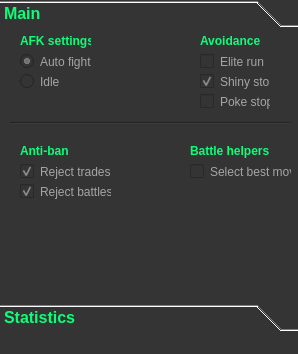
<?xml version="1.0" encoding="UTF-8"?>
<ui version="4.0">
 <class>Pokebot</class>
 <widget class="QMainWindow" name="Pokebot">
  <property name="enabled">
   <bool>true</bool>
  </property>
  <property name="geometry">
   <rect>
    <x>0</x>
    <y>0</y>
    <width>298</width>
    <height>354</height>
   </rect>
  </property>
  <property name="maximumSize">
   <size>
    <width>298</width>
    <height>354</height>
   </size>
  </property>
  <property name="windowTitle">
   <string>MainWindow</string>
  </property>
  <property name="styleSheet">
   <string notr="true">background-color: rgb(52, 52, 52);
</string>
  </property>
  <widget class="QWidget" name="centralwidget">
   <widget class="QToolBox" name="toolBox">
    <property name="enabled">
     <bool>true</bool>
    </property>
    <property name="geometry">
     <rect>
      <x>0</x>
      <y>0</y>
      <width>301</width>
      <height>331</height>
     </rect>
    </property>
    <property name="sizePolicy">
     <sizepolicy hsizetype="Preferred" vsizetype="Preferred">
      <horstretch>0</horstretch>
      <verstretch>0</verstretch>
     </sizepolicy>
    </property>
    <property name="font">
     <font>
      <family>Helvetica</family>
      <pointsize>12</pointsize>
      <weight>75</weight>
      <italic>false</italic>
      <bold>true</bold>
      <strikeout>false</strikeout>
     </font>
    </property>
    <property name="mouseTracking">
     <bool>false</bool>
    </property>
    <property name="toolTip">
     <string/>
    </property>
    <property name="toolTipDuration">
     <number>-1</number>
    </property>
    <property name="statusTip">
     <string/>
    </property>
    <property name="autoFillBackground">
     <bool>false</bool>
    </property>
    <property name="styleSheet">
     <string notr="true">color: rgb(11, 255, 121);
border-top-color: rgb(0, 0, 0);</string>
    </property>
    <widget class="QWidget" name="toolBoxPage1">
     <property name="geometry">
      <rect>
       <x>0</x>
       <y>0</y>
       <width>301</width>
       <height>265</height>
      </rect>
     </property>
     <attribute name="icon">
      <iconset>
       <normaloff>../../../../../Downloads/Home-icon.svg.png</normaloff>../../../../../Downloads/Home-icon.svg.png</iconset>
     </attribute>
     <attribute name="label">
      <string>Main</string>
     </attribute>
     <attribute name="toolTip">
      <string>This menu is where you access the main functions</string>
     </attribute>
     <widget class="QCheckBox" name="checkBox_3">
      <property name="enabled">
       <bool>true</bool>
      </property>
      <property name="geometry">
       <rect>
        <x>200</x>
        <y>60</y>
        <width>70</width>
        <height>17</height>
       </rect>
      </property>
      <property name="cursor">
       <cursorShape>PointingHandCursor</cursorShape>
      </property>
      <property name="styleSheet">
       <string notr="true">color: rgb(165, 165, 165);</string>
      </property>
      <property name="text">
       <string>Poke stop</string>
      </property>
      <property name="checked">
       <bool>false</bool>
      </property>
     </widget>
     <widget class="QCheckBox" name="checkBox">
      <property name="geometry">
       <rect>
        <x>200</x>
        <y>20</y>
        <width>70</width>
        <height>17</height>
       </rect>
      </property>
      <property name="cursor">
       <cursorShape>PointingHandCursor</cursorShape>
      </property>
      <property name="styleSheet">
       <string notr="true">color: rgb(175, 175, 175);
color: rgb(165, 165, 165);</string>
      </property>
      <property name="text">
       <string>Elite run</string>
      </property>
      <property name="checked">
       <bool>false</bool>
      </property>
     </widget>
     <widget class="QRadioButton" name="radioButton_2">
      <property name="geometry">
       <rect>
        <x>20</x>
        <y>40</y>
        <width>82</width>
        <height>17</height>
       </rect>
      </property>
      <property name="cursor">
       <cursorShape>PointingHandCursor</cursorShape>
      </property>
      <property name="styleSheet">
       <string notr="true">color: rgb(165, 165, 165);
selection-color: rgb(255, 0, 0);
selection-background-color: rgb(255, 170, 255);</string>
      </property>
      <property name="text">
       <string>Idle</string>
      </property>
      <property name="checked">
       <bool>false</bool>
      </property>
     </widget>
     <widget class="QCheckBox" name="checkBox_2">
      <property name="enabled">
       <bool>true</bool>
      </property>
      <property name="geometry">
       <rect>
        <x>200</x>
        <y>40</y>
        <width>70</width>
        <height>17</height>
       </rect>
      </property>
      <property name="cursor">
       <cursorShape>PointingHandCursor</cursorShape>
      </property>
      <property name="autoFillBackground">
       <bool>false</bool>
      </property>
      <property name="styleSheet">
       <string notr="true">color: rgb(165, 165, 165);</string>
      </property>
      <property name="text">
       <string>Shiny stop</string>
      </property>
      <property name="checked">
       <bool>true</bool>
      </property>
     </widget>
     <widget class="QRadioButton" name="radioButton_4">
      <property name="geometry">
       <rect>
        <x>20</x>
        <y>20</y>
        <width>82</width>
        <height>17</height>
       </rect>
      </property>
      <property name="cursor">
       <cursorShape>PointingHandCursor</cursorShape>
      </property>
      <property name="styleSheet">
       <string notr="true">color: rgb(165, 165, 165);
selection-color: rgb(255, 0, 0);</string>
      </property>
      <property name="text">
       <string>Auto fight</string>
      </property>
      <property name="checked">
       <bool>true</bool>
      </property>
     </widget>
     <widget class="QLabel" name="label">
      <property name="geometry">
       <rect>
        <x>20</x>
        <y>0</y>
        <width>71</width>
        <height>16</height>
       </rect>
      </property>
      <property name="font">
       <font>
        <weight>75</weight>
        <bold>true</bold>
       </font>
      </property>
      <property name="text">
       <string>AFK settings</string>
      </property>
      <property name="scaledContents">
       <bool>true</bool>
      </property>
     </widget>
     <widget class="QLabel" name="label_2">
      <property name="geometry">
       <rect>
        <x>200</x>
        <y>0</y>
        <width>71</width>
        <height>16</height>
       </rect>
      </property>
      <property name="font">
       <font>
        <weight>75</weight>
        <bold>true</bold>
       </font>
      </property>
      <property name="text">
       <string>Avoidance</string>
      </property>
      <property name="scaledContents">
       <bool>true</bool>
      </property>
     </widget>
     <widget class="Line" name="line">
      <property name="geometry">
       <rect>
        <x>10</x>
        <y>80</y>
        <width>281</width>
        <height>21</height>
       </rect>
      </property>
      <property name="orientation">
       <enum>Qt::Horizontal</enum>
      </property>
     </widget>
     <widget class="QLabel" name="label_3">
      <property name="geometry">
       <rect>
        <x>20</x>
        <y>110</y>
        <width>51</width>
        <height>16</height>
       </rect>
      </property>
      <property name="font">
       <font>
        <weight>75</weight>
        <bold>true</bold>
       </font>
      </property>
      <property name="text">
       <string>Anti-ban</string>
      </property>
      <property name="scaledContents">
       <bool>true</bool>
      </property>
     </widget>
     <widget class="QCheckBox" name="checkBox_7">
      <property name="enabled">
       <bool>true</bool>
      </property>
      <property name="geometry">
       <rect>
        <x>20</x>
        <y>130</y>
        <width>91</width>
        <height>17</height>
       </rect>
      </property>
      <property name="cursor">
       <cursorShape>PointingHandCursor</cursorShape>
      </property>
      <property name="styleSheet">
       <string notr="true">color: rgb(165, 165, 165);</string>
      </property>
      <property name="text">
       <string>Reject trades</string>
      </property>
      <property name="checked">
       <bool>true</bool>
      </property>
     </widget>
     <widget class="QCheckBox" name="checkBox_8">
      <property name="enabled">
       <bool>true</bool>
      </property>
      <property name="geometry">
       <rect>
        <x>20</x>
        <y>150</y>
        <width>91</width>
        <height>17</height>
       </rect>
      </property>
      <property name="cursor">
       <cursorShape>PointingHandCursor</cursorShape>
      </property>
      <property name="styleSheet">
       <string notr="true">color: rgb(165, 165, 165);</string>
      </property>
      <property name="text">
       <string>Reject battles</string>
      </property>
      <property name="checked">
       <bool>true</bool>
      </property>
     </widget>
     <widget class="QLabel" name="label_4">
      <property name="geometry">
       <rect>
        <x>190</x>
        <y>110</y>
        <width>81</width>
        <height>16</height>
       </rect>
      </property>
      <property name="font">
       <font>
        <weight>75</weight>
        <bold>true</bold>
       </font>
      </property>
      <property name="text">
       <string>Battle helpers</string>
      </property>
      <property name="scaledContents">
       <bool>true</bool>
      </property>
     </widget>
     <widget class="QCheckBox" name="checkBox_10">
      <property name="enabled">
       <bool>true</bool>
      </property>
      <property name="geometry">
       <rect>
        <x>190</x>
        <y>130</y>
        <width>101</width>
        <height>17</height>
       </rect>
      </property>
      <property name="cursor">
       <cursorShape>PointingHandCursor</cursorShape>
      </property>
      <property name="toolTip">
       <string>Select the move with the best multiplier (0.5x,1x,1.5x,2x)</string>
      </property>
      <property name="styleSheet">
       <string notr="true">color: rgb(165, 165, 165);</string>
      </property>
      <property name="text">
       <string>Select best move</string>
      </property>
      <property name="tristate">
       <bool>false</bool>
      </property>
     </widget>
    </widget>
    <widget class="QWidget" name="toolBoxPage1_2">
     <property name="geometry">
      <rect>
       <x>0</x>
       <y>0</y>
       <width>301</width>
       <height>265</height>
      </rect>
     </property>
     <attribute name="icon">
      <iconset>
       <normaloff>../../../../../Downloads/free-bar-chart-icon-676-thumb.png</normaloff>../../../../../Downloads/free-bar-chart-icon-676-thumb.png</iconset>
     </attribute>
     <attribute name="label">
      <string>Statistics</string>
     </attribute>
     <attribute name="toolTip">
      <string>Here you can view basic statistics.</string>
     </attribute>
    </widget>
   </widget>
  </widget>
  <widget class="QStatusBar" name="statusbar"/>
  <action name="actiondwasd">
   <property name="text">
    <string>dwasd</string>
   </property>
  </action>
 </widget>
 <tabstops>
  <tabstop>radioButton_4</tabstop>
  <tabstop>radioButton_2</tabstop>
  <tabstop>checkBox</tabstop>
  <tabstop>checkBox_2</tabstop>
  <tabstop>checkBox_3</tabstop>
 </tabstops>
 <resources/>
 <connections/>
</ui>
